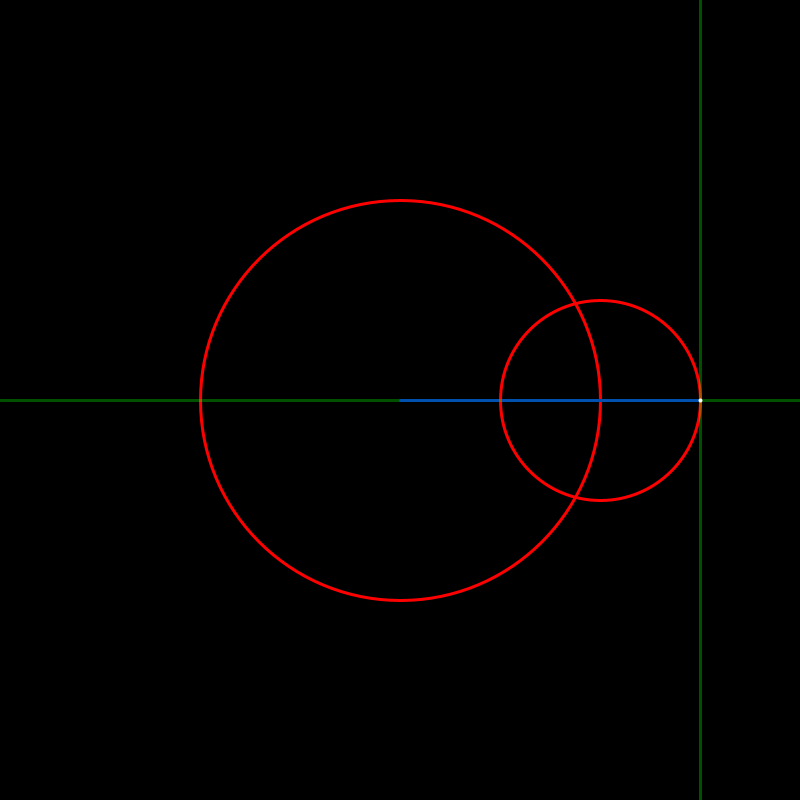
Frame 1 (no input)
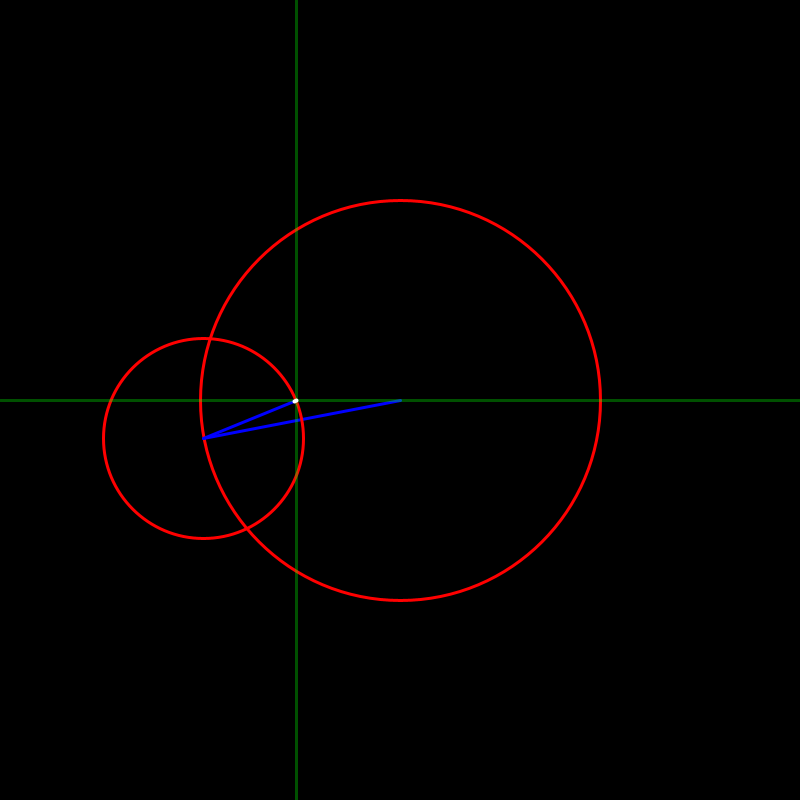
Frame 60 (the mouse pressed at the canvas centre just before this capture)
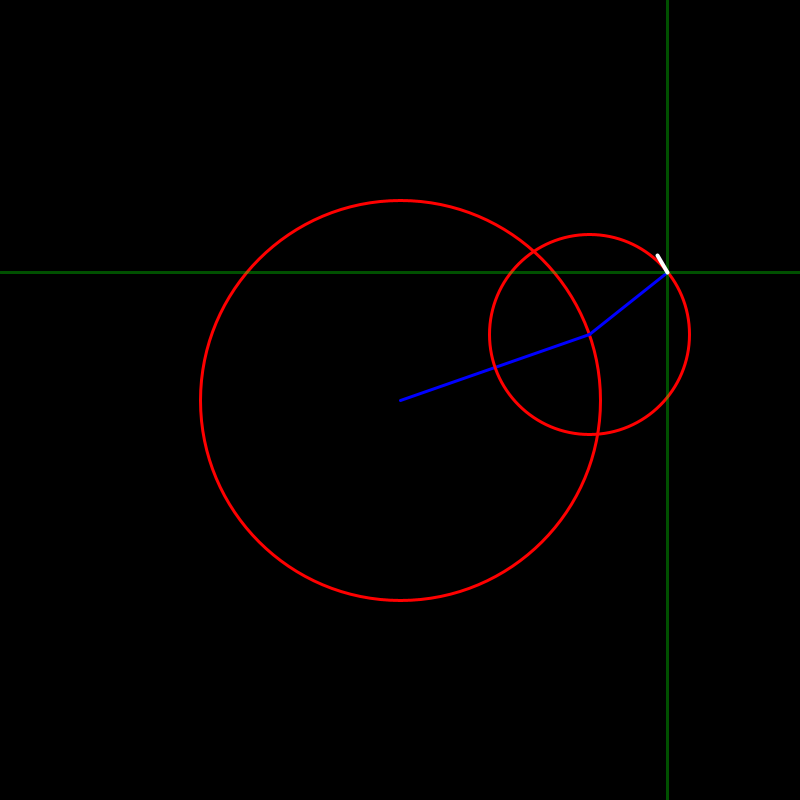
Frame 120 (the mouse held since frame 60 and released just before this capture)

The Processing sketch that drew these frames (run headless with seeded random() and noise(); from frame 60 on, the mouse is pressed at the canvas centre):

// Processing sketch: Epicycles
// ── Epicycles.pde
// Epicycles
// reference: http://brettcvz.github.io/epicycles/

int count = 2;
float tInc = 0.05;
boolean fade = false;

int minRe = 10; // re = repeats of shape (r)
int maxRe = 1000;
float reMult = .2;
// float reReduction = .75;
int minSp = 20; // sp = speed
int maxSp = 80;
float spReduction = 25;

float[] w = new float[count]; // speed of rotation
float[] r = new float[count]; // radius of circle
float[] io = new float[count]; // inital offset (written as ϕi on the website), values up to 2*π
int xo = 400; // x-original (x pos of center of first circle)
int yo = 400; // y-original (y pos of center of first circle)
float xp = 0; // x-prevoius
float yp = 0; // y-previous
float t = 0; // essentially theta

void setup() {
  size(800, 800);
  
  w[0] = 1.0;
  r[0] = 200;
  io[0] = 0;
  w[1] = 2.0;
  r[1] = 100;
  io[1] = 0;
  /*
  w[2] = 2.0;
  r[2] = 50;
  io[2] = 0;
  w[3] = 2.0;
  r[3] = 25;
  io[3] = 0;
  */
  
  /*
  w[0] = 1.0;
  r[0] = 100;
  io[0] = 0;
  w[1] = 4.0;
  r[1] = 200;
  io[1] = 0;
  
  w[0] = 1.0;
  r[0] = 100;
  io[0] = 0;
  w[1] = -1.0;
  r[1] = 40;
  io[1] = 0;
  */

  /*
  w[0] = 1.0;
  r[0] = 10;
  io[0] = 0;
  w[1] = -1.0;
  r[1] = 20;
  io[1] = 0;
  w[2] = 1.0;
  r[2] = 10;
  io[2] = 0;
  w[3] = -1.0;
  r[3] = 20;
  io[3] = 0;
  w[4] = 1.0;
  r[4] = 200;
  io[4] = 0;
  w[5] = 2.0;
  r[5] = 100;
  io[5] = 0;
  */
  
  /*
  w[2] = -2.0;
   r[2] = 120;
   io[2] = 3.45036;
   w[3] = 4.0;
   r[3] = 40;
   io[3] = 0.97799;
   */
  
  /*
  for (int i = 0; i < count; i++) {
    w[i] = (i+1)/5.0;
    r[i] = (1.0/(3*(i+1)))*100;
    io[i] = 0;
  }
  */
  
  noFill();
  background(0);

  xp = getX(count);
  yp = getY(count);
}

void draw() {
  if (fade) {
    fill(0, 0, 0, 0);
    rect(-2, -2, width+4, height+4);
  } else {
    background(0);
  }

  strokeWeight(3);
  if (!fade) {
    for (int i = 0; i < count; i++) {
      stroke(255, 0, 0);
      ellipse(getX(i), getY(i), r[i]*2, r[i]*2);
      stroke(0, 0, 255);
      line(getX(i), getY(i), getX(i+1), getY(i+1));
    }
    stroke(0, 255, 0, 80);
    line(getX(count), 0, getX(count), height);
    line(0, getY(count), width, getY(count));
  }
  if (count == 2) {
    stroke(255, 0, 255);
    // ellipse(getX(0), getY(0), (r[0]-r[1])*2, (r[0]-r[1])*2);
  }
  strokeWeight(8);
  stroke(255);
  // point(getX(count), getY(count));
  strokeWeight(4);
  line(getX(count), getY(count), xp, yp);
  xp = getX(count);
  yp = getY(count);
  t+=tInc;
}

float getX(int i) {
  if (i == 0) {
    return xo;
  }
  float x = xo;
  for (int j = 0; j < i; j++) {
    x+=r[j]*cos(w[j]*t+io[j]);
  }
  return x;
}

float getY(int i) {
  if (i == 0) {
    return yo;
  }
  float y = yo;
  for (int j = 0; j < i; j++) {
    y+=r[j]*sin(w[j]*t+io[j]);
  }
  return y;
}

void mouseClicked() {
  fade = !fade;
  background(0);
}

void keyReleased() {
  if (key == ' ') {
    for (int i = 0; i < count; i++) {
      w[i] = (int) random(minSp, maxSp)/spReduction*((int) random(0, 2) == 1 ? 1:-1);
      r[i] = (int) random(minRe, maxRe)*reMult; // was '/reReduction' instead of '*reMult'
      io[i] = random(0, TWO_PI);
      
      background(0);
      xp = getX(count);
      yp = getY(count);
      t = 0;
    }
    for (int i = 0; i < count; i++) {
      // r[i] = (i+1)*20;
    }
    println("\r\n\r\n");
    for (int i = 0; i < count; i++) {
      print("w[" + i + "]: " + w[i] + ", r[" +i + "]: " + r[i] + ", io[" + i  + "]: " + io[i] + (i-1 == count ? "":", "));
    }
    println("c:" + count);
  }
  if (key == 'R') {
    for (int i = 0; i < count; i++) {
      w[i] = random(minSp, maxSp)/spReduction*((int) random(0, 2) == 1 ? 1:-1);
      r[i] = random(minRe, maxRe)*reMult; // was '/reReduction' instead of '*reMult'
      io[i] = random(0, TWO_PI);
      background(0);
      xp = getX(count);
      yp = getY(count);
      t = 0;
    }/*
    for (int i = 0; i < count; i++) {
      // r[i] = (i+1)*20;
    }
    */
    println("\r\n\r\n");
    for (int i = 0; i < count; i++) {
      print("w[" + i + "]: " + w[i] + ", r[" +i + "]: " + r[i] + ", io[" + i  + "]: " + io[i] + (i-1 == count ? "":", "));
    }
    println("c:" + count);
  }
  if (key == 'p') {
    noLoop();
  }
}
